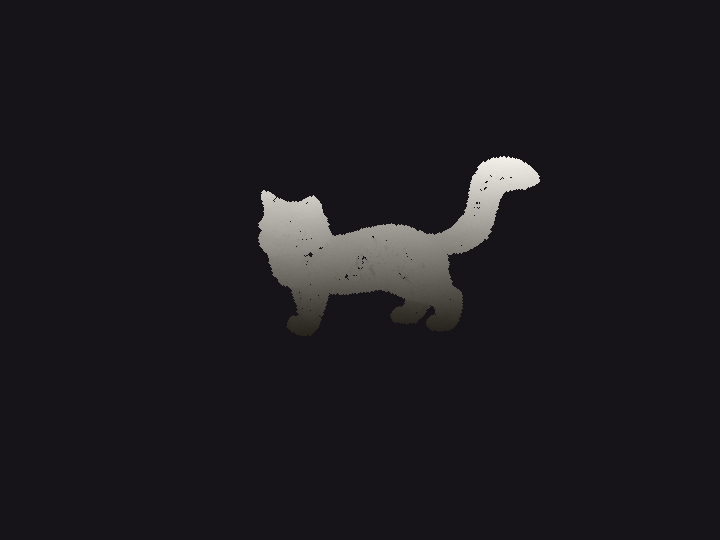
#> input picture tools/character-pipe/stills/gs-paw-mesh-hit.png, 720 x 540 px
$ python -i imagine_tpose.py   (imports and definitions only)
#> lines starting #> are read from the running program, lines starting #| are printed output that depends on the picture; after the words box and inside, x2 and y2 are one past the last pixel; in counts of white or black regions, pixels touching at a corner belong together
#!/usr/bin/env python3
"""Imagine a standing T-pose model sheet + unlabeled front crop via xAI.

POST https://api.x.ai/v1/images/edits  model=grok-imagine-image-2.0
Up to 3 local refs. Prefer response_format=b64_json.

Never prints secrets. Key from --secrets-json, XAI_API_KEY, or default connector file.
"""
from __future__ import annotations

import argparse
import base64
import io
import json
import os
import sys
import urllib.error
import urllib.request

from PIL import Image, ImageChops, ImageFilter, ImageOps

DEFAULT_SECRETS = (
    "/home/box/agent-data/connector-secrets/"
    "3ffb7cad-0a29-4270-8502-71eeb1aa2526/xai.json"
)
EDITS_URL = "https://api.x.ai/v1/images/edits"
MODEL = "grok-imagine-image-2.0"

DEFAULT_STAND = (
    "POSE CRITICAL: STANDING T-POSE / BIND POSE. Four paws planted on the ground. "
    "Front AND hind legs EXTENDED as vertical columns, belly clearly off the floor, "
    "backline HIGH and almost level (shoulders and hips similar height). "
    "Hindquarters NOT tucked. Haunches NOT sitting. Tail raised or gently curved, "
    "NOT dragged flat on the ground. NOT sitting, NOT sit, NOT loaf, NOT play-bow, "
    "NOT crouch, NOT lying down. Quadruped standing still, weight on all four feet."
)

DEFAULT_IDENTITY = (
    "Same character in every reference. Preserve species, colors, markings, eyes, "
    "and signature accessory. Stylized game-art, not photoreal."
)


# [29 lines left out: functions load_key, to_data_uri, not called in this run]


def image_field(uri: str) -> dict:
    return {"url": uri, "type": "image_url"}


# [76 lines left out: functions save_item, post_edits, imagine_edit, not called in this run]


def crop_unlabeled_front(sheet_path: str, dest: str) -> str:
    """Largest bright subject crop — used if a dedicated front is missing."""
#> called with sheet_path = 'stills/gs-paw-mesh-hit.png', dest = 'out.png'
    im = Image.open(sheet_path).convert("RGB")
#> im is the input picture: PIL image 720x540 RGB; mean R, G, B 27.9, 25.8, 29.3
    w, h = im.size
#> w = 720; h = 540
    gray = ImageOps.grayscale(im)
    # invert so dark subject on light bg becomes bright; also handle dark bg
    corners = [gray.getpixel((2, 2)), gray.getpixel((w - 3, 2)),
               gray.getpixel((2, h - 3)), gray.getpixel((w - 3, h - 3))]
#> corners = [21, 21, 21, 21]
    bg = sum(corners) / 4
#> bg = 21
    if bg > 140:
        mask = gray.point(lambda p: 255 if p < bg - 18 else 0)
    else:
        mask = gray.point(lambda p: 255 if p > bg + 18 else 0)
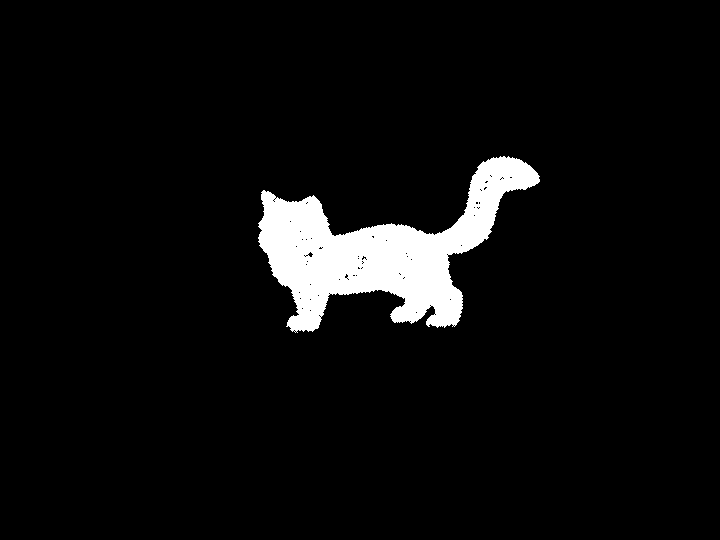
#> mask: PIL image 720x540 L; 5.2% white; 1 white region, box (x1, y1, x2, y2) and area: (258, 156, 540, 333) 20390
    mask = mask.filter(ImageFilter.MedianFilter(5)).filter(ImageFilter.MaxFilter(9))
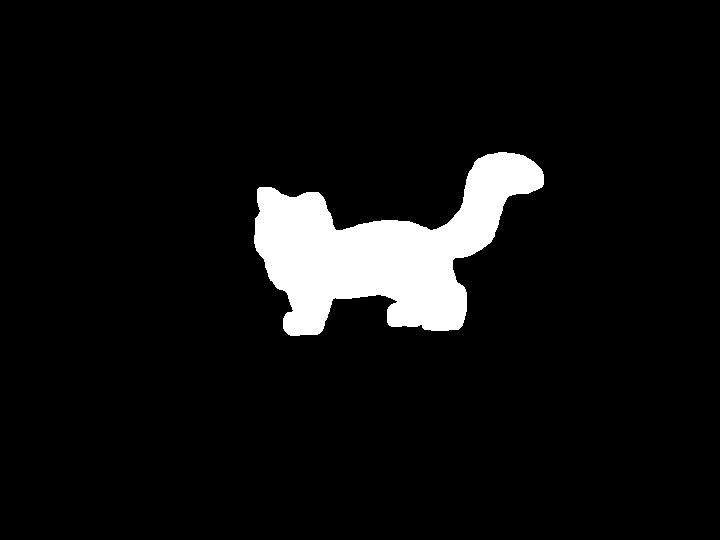
#> mask: PIL image 720x540 L; 6.6% white; 1 white region, box (x1, y1, x2, y2) and area: (254, 152, 544, 336) 25491
    bbox = mask.getbbox()
#> bbox = (254, 152, 544, 336)
    if not bbox:
        # fall back: center 60%
        bbox = (int(w * 0.2), int(h * 0.08), int(w * 0.8), int(h * 0.95))
    # if sheet is multi-panel, prefer leftmost/front-ish third if very wide
    bw = bbox[2] - bbox[0]
#> bw = 290
    if w / max(1, h) > 1.6 and bw > w * 0.7:
        bbox = (int(w * 0.02), int(h * 0.08), int(w * 0.28), int(h * 0.95))
    pad = 12
    x0 = max(0, bbox[0] - pad)
#> x0 = 242
    y0 = max(0, bbox[1] - pad)
#> y0 = 140
    x1 = min(w, bbox[2] + pad)
#> x1 = 556
    y1 = min(h, bbox[3] + pad)
#> y1 = 348
    crop = im.crop((x0, y0, x1, y1))
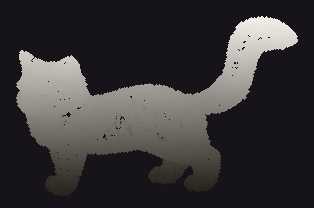
#> crop: PIL image 314x208 RGB; mean R, G, B 57.2, 54.6, 55.4
    crop.save(dest)
    print(f"cropped unlabeled front {dest} size={crop.size}", flush=True)
#| cropped unlabeled front out.png size=(314, 208)
    return dest


# [81 lines left out: functions build_prompts, parse_args, main, not called in this run]


# [2 lines not run here, left out]

>>> result = crop_unlabeled_front('stills/gs-paw-mesh-hit.png', 'out.png')
